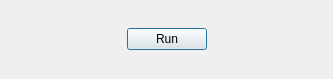
<?xml version="1.0" encoding="UTF-8"?>
<ui version="4.0">
 <class>GreedyDialog</class>
 <widget class="QDialog" name="GreedyDialog">
  <property name="geometry">
   <rect>
    <x>0</x>
    <y>0</y>
    <width>333</width>
    <height>79</height>
   </rect>
  </property>
  <property name="windowTitle">
   <string>Greedy Algorithm</string>
  </property>
  <layout class="QGridLayout" name="gridLayout">
   <item row="0" column="0">
    <layout class="QHBoxLayout" name="horizontalLayout">
     <item>
      <spacer name="horizontalSpacer">
       <property name="orientation">
        <enum>Qt::Horizontal</enum>
       </property>
       <property name="sizeHint" stdset="0">
        <size>
         <width>40</width>
         <height>20</height>
        </size>
       </property>
      </spacer>
     </item>
     <item>
      <widget class="QPushButton" name="Run">
       <property name="text">
        <string>Run</string>
       </property>
      </widget>
     </item>
     <item>
      <spacer name="horizontalSpacer_2">
       <property name="orientation">
        <enum>Qt::Horizontal</enum>
       </property>
       <property name="sizeHint" stdset="0">
        <size>
         <width>40</width>
         <height>20</height>
        </size>
       </property>
      </spacer>
     </item>
    </layout>
   </item>
  </layout>
 </widget>
 <resources>
  <include location="resources.qrc"/>
 </resources>
 <connections>
  <connection>
   <sender>Run</sender>
   <signal>clicked()</signal>
   <receiver>GreedyDialog</receiver>
   <slot>run()</slot>
   <hints>
    <hint type="sourcelabel">
     <x>119</x>
     <y>32</y>
    </hint>
    <hint type="destinationlabel">
     <x>165</x>
     <y>22</y>
    </hint>
   </hints>
  </connection>
 </connections>
 <slots>
  <slot>run()</slot>
  <slot>draw_metamodels()</slot>
  <slot>use_metamodels()</slot>
  <slot>loadAlgConf()</slot>
  <slot>openDialog()</slot>
  <slot>change_metamodel()</slot>
  <slot>changePCPersent()</slot>
  <slot>showMetamodelsRes()</slot>
 </slots>
</ui>
